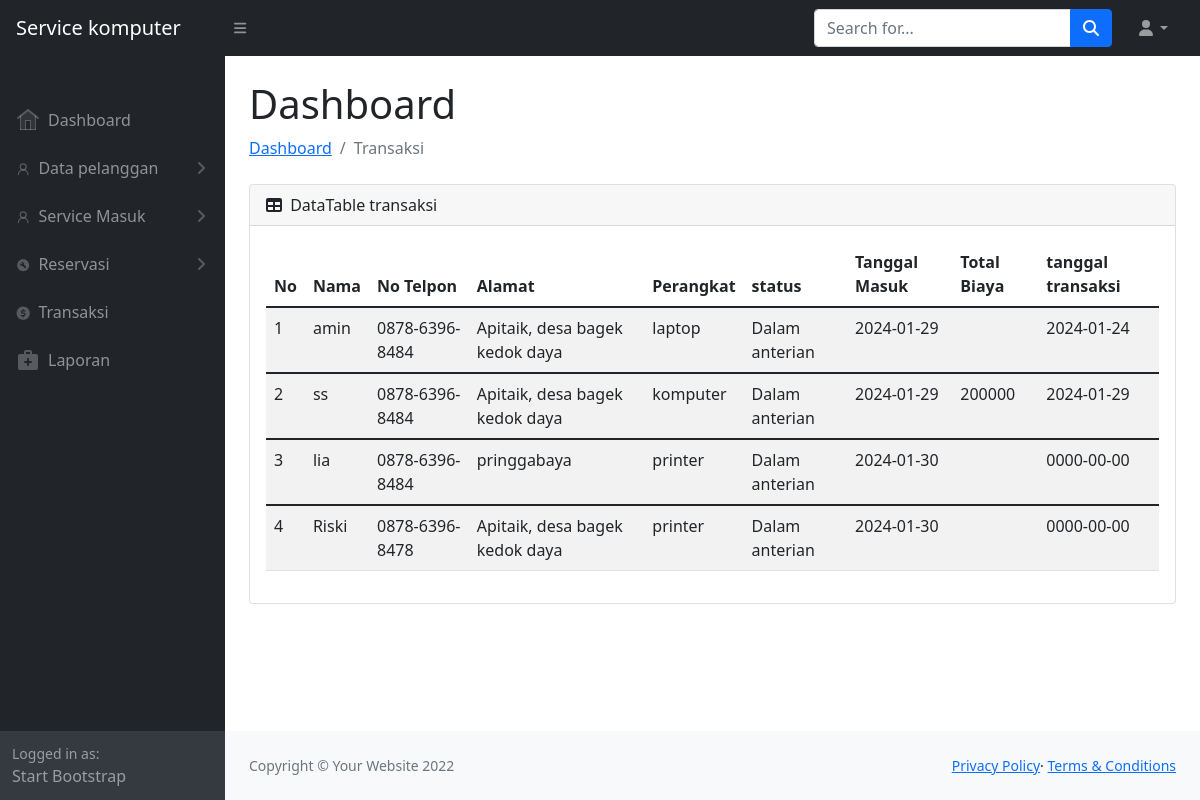
Screenshot of /index-pelanggan.php with the database file from the repository.
### tables this page shows
CREATE TABLE `tb_trasaksi` (
  `id_transaksi` int(11) NOT NULL,
  `id_pelanggan` int(11) NOT NULL,
  `id_service` int(11) NOT NULL,
  `id_reservasi` int(11) NOT NULL,
  `total_biaya` varchar(100) NOT NULL,
  `tanggal_transaksi` date NOT NULL
);

CREATE TABLE `tb_pelanggan` (
  `id_pelanggan` int(11) NOT NULL,
  `nama` varchar(100) NOT NULL,
  `jenis_kelamin` varchar(100) NOT NULL,
  `alamat` varchar(100) NOT NULL,
  `no_hp` varchar(100) NOT NULL,
  `email` varchar(100) NOT NULL
);

CREATE TABLE `tb_service` (
  `id_service` int(11) NOT NULL,
  `id_pelanggan` int(11) NOT NULL,
  `nama_perangkat` varchar(100) NOT NULL,
  `model` varchar(100) NOT NULL,
  `tanggal_masuk` date NOT NULL,
  `deskripsi` text NOT NULL
);

CREATE TABLE `tb_reservasi` (
  `id_reservasi` int(11) NOT NULL,
  `id_pelanggan` int(11) NOT NULL,
  `id_service` int(11) NOT NULL,
  `id_teknisi` int(11) NOT NULL,
  `status_proses` varchar(100) NOT NULL
);

### index-pelanggan.php (the view)
<?php
include "database.php";
$database = new database();
$data_transaksi = $database->Data_transaksi_sukses();
include "header-pelanggan.php";
?>
<main>
    <div class="container-fluid px-4">
        <h1 class="mt-4">Dashboard</h1>
        <ol class="breadcrumb mb-4">
            <li class="breadcrumb-item"><a href="index-admin.php">Dashboard</a></li>
            <li class="breadcrumb-item active">Transaksi</li>
        </ol>
        <div class="card mb-4">
            <div class="card-header">
                <i class="fas fa-table me-1"></i>
                DataTable transaksi
        </div>
            <div class="card-body">
                <table class="table table-striped">
                    <thead>
                        <tr>
                            <th>No</th>
                            <th>Nama</th>
                            <th>No Telpon</th>
                            <th>Alamat</th>
                            <th>Perangkat</th>
                            <th>status</th>
                            <th>Tanggal Masuk</th>
                            <th>Total Biaya</th>
                            <th>tanggal transaksi</th>
                        </tr>
                    </thead>
                      <?php
                                $no = 1;
                                foreach($data_transaksi as $data){
                                ?>
                    <tbody>
                            <tr>
                                <td><?= $no++?></td>
                                <td><?= $data['nama']?></td>
                                <td><?= $data['no_hp']?></td>
                                <td><?= $data['alamat']?></td>
                                <td><?= $data['nama_perangkat']?></td>
                                <td><?= $data['status_proses']?></td>
                                <td><?= $data['tanggal_masuk']?></td>
                                <td><?= $data['total_biaya']?></td>
                                <td><?= $data['tanggal_transaksi']?></td>
                            </tr>
                    </tbody>
                    <?php } ?>
                </table>
            </div>
        </div>
    </div>
</main>
<?php
include "footer-pelanggan.php";
?>

### database.php (shortened to what this page needs)
<?php
class database{
    var $host = "localhost";
	var $username = "root";
	var $password = "";
	var $database = "mycomputerv1";
	var $koneksi = "";
	function __construct(){
		$this->koneksi = mysqli_connect($this->host, $this->username, $this->password,$this->database);
	}
		function Data_transaksi_sukses(){
			$data = mysqli_query($this->koneksi,"SELECT tb_trasaksi.id_transaksi, tb_trasaksi.total_biaya,tb_trasaksi.tanggal_transaksi,
			tb_pelanggan.nama, tb_pelanggan.alamat, tb_pelanggan.no_hp, tb_service.nama_perangkat,
			tb_service.tanggal_masuk, tb_reservasi.status_proses
			FROM tb_trasaksi
			INNER JOIN tb_pelanggan ON tb_trasaksi.id_pelanggan = tb_pelanggan.id_pelanggan
			INNER JOIN tb_service ON tb_trasaksi.id_service = tb_service.id_service
			INNER JOIN tb_reservasi ON tb_trasaksi.id_reservasi = tb_reservasi.id_reservasi");
			while($row = mysqli_fetch_array($data)){
				$hasil[] = $row;
			}
			return $hasil;
		}
}
?>
<!DOCTYPE html>
<html lang="en">
    <head>
        <link href="https://cdn.jsdelivr.net/npm/simple-datatables@latest/dist/style.css" rel="stylesheet" />
        <link href="css/styles.css" rel="stylesheet" />
    </head>
    <body class="sb-nav-fixed">
    </body>
</html>

### header-pelanggan.php (shortened to what this page needs)
<nav class="sb-topnav navbar navbar-expand navbar-dark bg-dark">
    <a class="navbar-brand ps-3" href="#">Service komputer</a>
    <button class="btn btn-link btn-sm order-1 order-lg-0 me-4 me-lg-0" id="sidebarToggle" href="#!"><i class="fas fa-bars"></i></button>
        <form action="proses.php?aksi=cari"method="post" class="d-none d-md-inline-block form-inline ms-auto me-0 me-md-3 my-2 my-md-0">
            <div class="input-group">
                <input class="form-control" type="text" name="keyword" id="cari" placeholder="Search for..." autocomplete="off"  aria-label="Search for..." aria-describedby="btnNavbarSearch" />
                <button class="btn btn-primary" id="btnNavbarSearch" type="submit" name="cari"><i class="fas fa-search"></i></button>
            </div>
        </form>
    <ul class="navbar-nav ms-auto ms-md-0 me-3 me-lg-4">
        <li class="nav-item dropdown">
            <a class="nav-link dropdown-toggle" id="navbarDropdown" href="#" role="button" data-bs-toggle="dropdown" aria-expanded="false"><i class="fas fa-user fa-fw"></i></a>
        </li>
    </ul>
</nav>
        <div id="layoutSidenav">
            <div id="layoutSidenav_nav">
                <nav class="sb-sidenav accordion sb-sidenav-dark" id="sidenavAccordion">
                    <div class="sb-sidenav-menu">
                        <div class="nav">
                            <div class="sb-sidenav-menu-heading"></div>
                            <a class="nav-link" href="index-pelanggan.php">
                                <div class="sb-nav-link-icon">
                                    <i>
                                    </i>
                                </div>
                                Dashboard
                            </a>
                            <a class="nav-link collapsed" href="#" data-bs-toggle="collapse" data-bs-target="#collapseLayouts" aria-expanded="false" aria-controls="collapseLayouts">
                                <div class="sb-nav-link-icon">
                                    <i>
                                        <svg xmlns="http://www.w3.org/2000/svg" width="1em" height="1em" viewBox="0 0 24 24"><g fill="none" stroke="currentColor" stroke-linecap="round" stroke-linejoin="round" stroke-width="2"><circle cx="12" cy="8" r="5"/><path d="M20 21a8 8 0 1 0-16 0m16 0a8 8 0 1 0-16 0"/></g></svg>
                                    </i>
                                </div>
                                Data pelanggan
                                <div class="sb-sidenav-collapse-arrow"><i class="fas fa-angle-down"></i></div>
                            </a>
                            <a class="nav-link collapsed" href="#" data-bs-toggle="collapse" data-bs-target="#service" aria-expanded="false" aria-controls="collapseLayouts">
                                <div class="sb-nav-link-icon">
                                    <i>
                                        <svg xmlns="http://www.w3.org/2000/svg" width="1em" height="1em" viewBox="0 0 24 24"><g fill="none" stroke="currentColor" stroke-linecap="round" stroke-linejoin="round" stroke-width="2"><circle cx="12" cy="8" r="5"/><path d="M20 21a8 8 0 1 0-16 0m16 0a8 8 0 1 0-16 0"/></g></svg>
                                    </i>
                                </div>
                                Service Masuk
                                <div class="sb-sidenav-collapse-arrow"><i class="fas fa-angle-down"></i></div>
                            </a>
                            <a class="nav-link collapsed" href="#" data-bs-toggle="collapse" data-bs-target="#reservasi" aria-expanded="false" aria-controls="collapseLayouts">
                                <div class="sb-nav-link-icon">
                                    <i>
                                    </i>
                                </div>
                                Reservasi
                                <div class="sb-sidenav-collapse-arrow"><i class="fas fa-angle-down"></i></div>
                            </a>
                            <a class="nav-link" href="#">
                                <div class="sb-nav-link-icon">
                                    <i>
                                    </i>
                                </div>
                                Transaksi
                            </a>
                            <a class="nav-link" href="#">
                                <div class="sb-nav-link-icon">
                                    <i>
                                    </i>
                                </div>
                                Laporan
                            </a>
                        </div>
                    </div>
                    <div class="sb-sidenav-footer">
                        <div class="small">Logged in as:</div>
                        Start Bootstrap
                    </div>
                </nav>
            </div>
            <div id="layoutSidenav_content">

### footer-pelanggan.php
<footer class="py-4 bg-light mt-auto">
    <div class="container-fluid px-4">
        <div class="d-flex align-items-center justify-content-between small">
            <div class="text-muted">Copyright &copy; Your Website 2022</div>
                <div>
                    <a href="#">Privacy Policy</a>&middot;
                    <a href="#">Terms &amp; Conditions</a>
                </div>
        </div>
    </div>
</footer>

### rows the page displays
tb_trasaksi: id_pelanggan.nama "amin", id_pelanggan.no_hp "0878-6396-8484", id_pelanggan.alamat "Apitaik, desa bagek kedok daya", id_service.nama_perangkat "laptop", id_reservasi.status_proses "Dalam anterian", id_service.tanggal_masuk "2024-01-29", tanggal_transaksi "2024-01-24"
tb_trasaksi: id_pelanggan.nama "ss", id_pelanggan.no_hp "0878-6396-8484", id_pelanggan.alamat "Apitaik, desa bagek kedok daya", id_service.nama_perangkat "komputer", id_reservasi.status_proses "Dalam anterian", id_service.tanggal_masuk "2024-01-29", total_biaya "200000", tanggal_transaksi "2024-01-29"
tb_trasaksi: id_pelanggan.nama "lia", id_pelanggan.no_hp "0878-6396-8484", id_pelanggan.alamat "pringgabaya", id_service.nama_perangkat "printer", id_reservasi.status_proses "Dalam anterian", id_service.tanggal_masuk "2024-01-30", tanggal_transaksi "0000-00-00"
tb_trasaksi: id_pelanggan.nama "Riski", id_pelanggan.no_hp "0878-6396-8478", id_pelanggan.alamat "Apitaik, desa bagek kedok daya", id_service.nama_perangkat "printer", id_reservasi.status_proses "Dalam anterian", id_service.tanggal_masuk "2024-01-30", tanggal_transaksi "0000-00-00"
